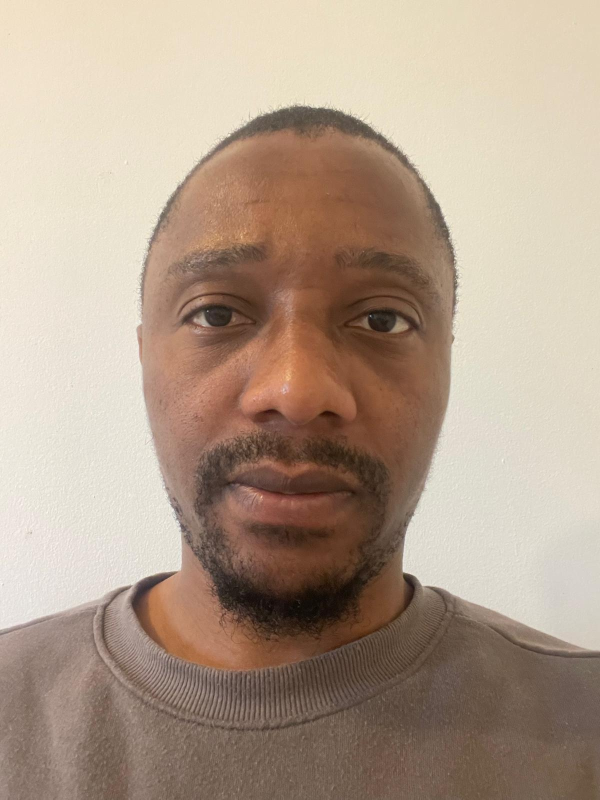
#> input picture known_faces/admin.jpeg, 1200 x 1599 px (shown at 1/2 size)
$ python -i motion_detector.py   (imports and definitions only)
#> lines starting #> are read from the running program, lines starting #| are printed output that depends on the picture; after the words box and inside, x2 and y2 are one past the last pixel; in counts of white or black regions, pixels touching at a corner belong together
#> further down, picture is the input picture: shape (1599, 1200, 3); mean B, G, R 140.1, 157.7, 177.6
import cv2

class MotionDetector:
    def __init__(self, min_area=2000):
        self.min_area = min_area
        self.back_sub = cv2.createBackgroundSubtractorMOG2(
            history=500,
            varThreshold=50,
            detectShadows=False
        )

    def detect(self, frame):
        fg_mask = self.back_sub.apply(frame)
#> fg_mask: shape (1599, 1200); every value is 255

        # Nettoyage du bruit
        fg_mask = cv2.GaussianBlur(fg_mask, (5, 5), 0)
        _, thresh = cv2.threshold(fg_mask, 200, 255, cv2.THRESH_BINARY)

        contours, _ = cv2.findContours(
            thresh,
            cv2.RETR_EXTERNAL,
            cv2.CHAIN_APPROX_SIMPLE
        )
#> contours = [[[0, 0], [0, 1598], [1199, 1598], [1199, 0]]]

        motion_detected = False

        for contour in contours:
            if cv2.contourArea(contour) < self.min_area:
                continue

            motion_detected = True
            x, y, w, h = cv2.boundingRect(contour)
            cv2.rectangle(frame, (x, y), (x + w, y + h), (0, 255, 0), 2)
#> this loop made 1 pass
#> (contour, motion_detected, x, y, w, h) on pass 1: ([[0, 0], [0, 1598], [1199, 1598], [1199, 0]], True, 0, 0, 1200, 1599)
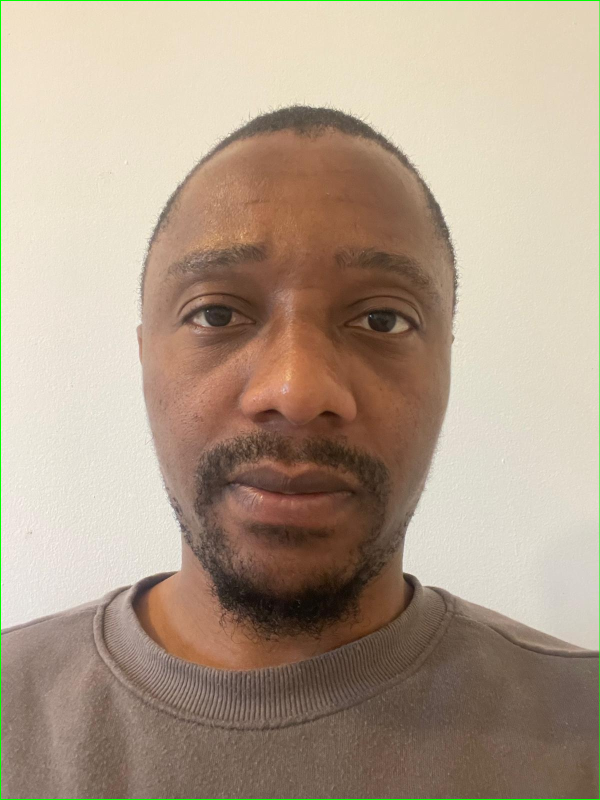
#> frame: shape (1599, 1200, 3) (shown at 1/2 size); 0.44% of pixels changed, all inside (x1, y1, x2, y2) = (0, 0, 1200, 1599)

        return frame, motion_detected

>>> import cv2
>>> picture = cv2.imread('../../known_faces/admin.jpeg')
>>> result = MotionDetector().detect(picture)

$ run again, on known_faces/content.jpeg
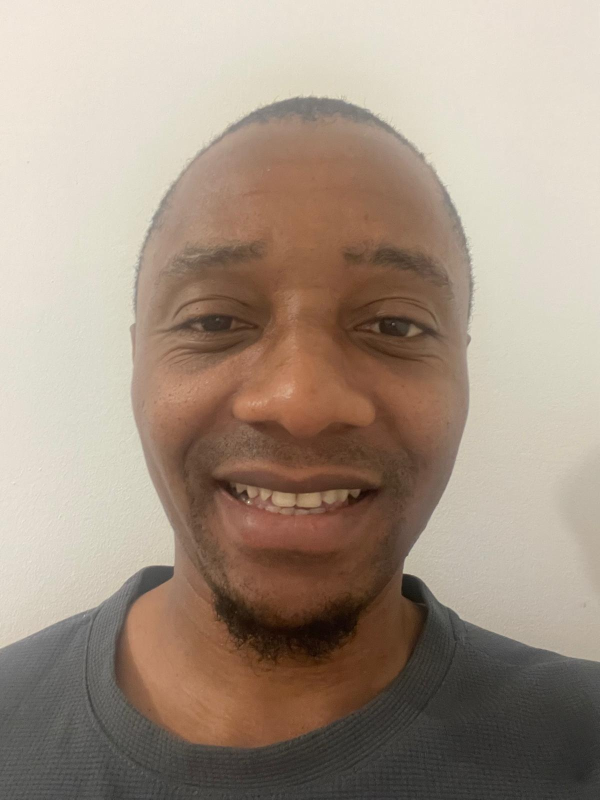
#> input picture known_faces/content.jpeg, 1200 x 1599 px (shown at 1/2 size)
#> picture is the input picture: shape (1599, 1200, 3); mean B, G, R 131.9, 147, 163.9
#> fg_mask: shape (1599, 1200); every value is 255
#> contours = [[[0, 0], [0, 1598], [1199, 1598], [1199, 0]]]
#> the loop in detect, `for contour in contours:` made 1 pass
#> (contour, motion_detected, x, y, w, h) on pass 1: ([[0, 0], [0, 1598], [1199, 1598], [1199, 0]], True, 0, 0, 1200, 1599)
#> after the loop in detect, `for contour in contours:`:
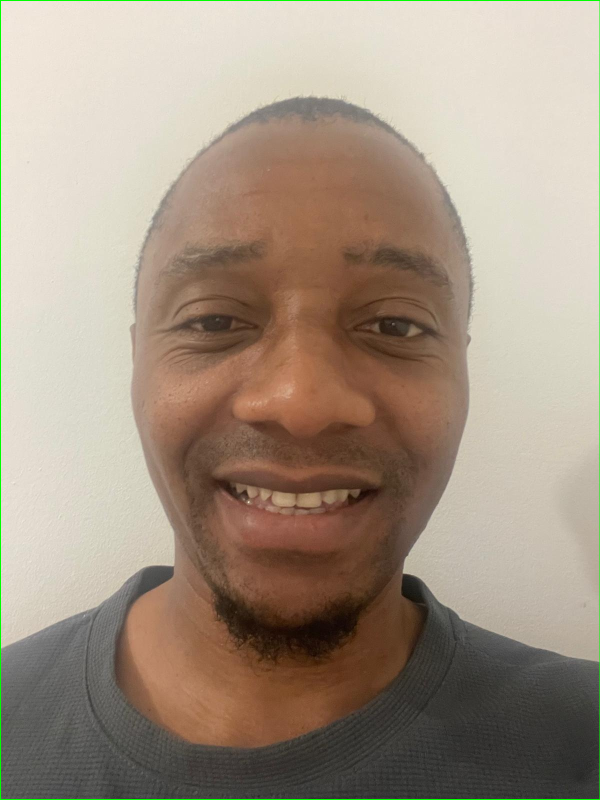
#> frame: shape (1599, 1200, 3) (shown at 1/2 size); 0.44% of pixels changed, all inside (x1, y1, x2, y2) = (0, 0, 1200, 1599)

$ run again, on known_faces/face à droite.jpeg
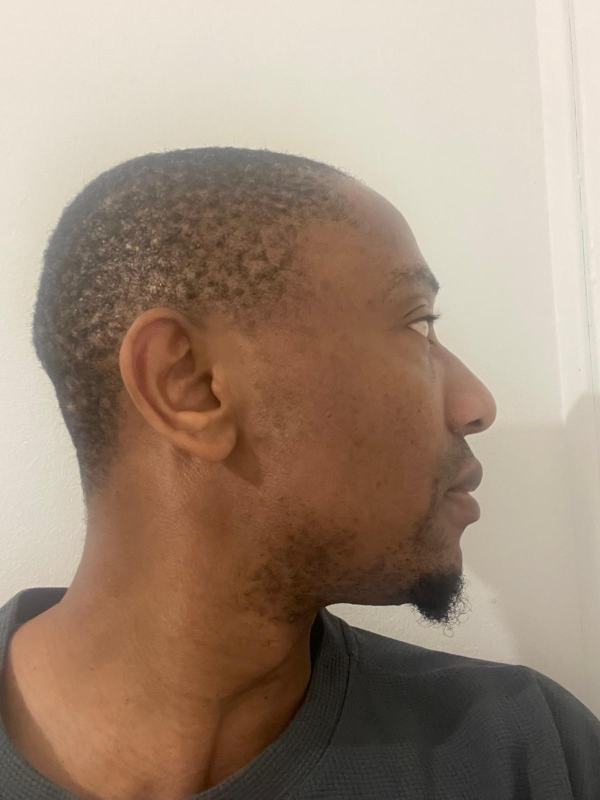
#> input picture known_faces/face à droite.jpeg, 1200 x 1599 px (shown at 1/2 size)
#> picture is the input picture: shape (1599, 1200, 3); mean B, G, R 120.3, 137.8, 158.6
#> fg_mask: shape (1599, 1200); every value is 255
#> contours = [[[0, 0], [0, 1598], [1199, 1598], [1199, 0]]]
#> the loop in detect, `for contour in contours:` made 1 pass
#> (contour, motion_detected, x, y, w, h) on pass 1: ([[0, 0], [0, 1598], [1199, 1598], [1199, 0]], True, 0, 0, 1200, 1599)
#> after the loop in detect, `for contour in contours:`:
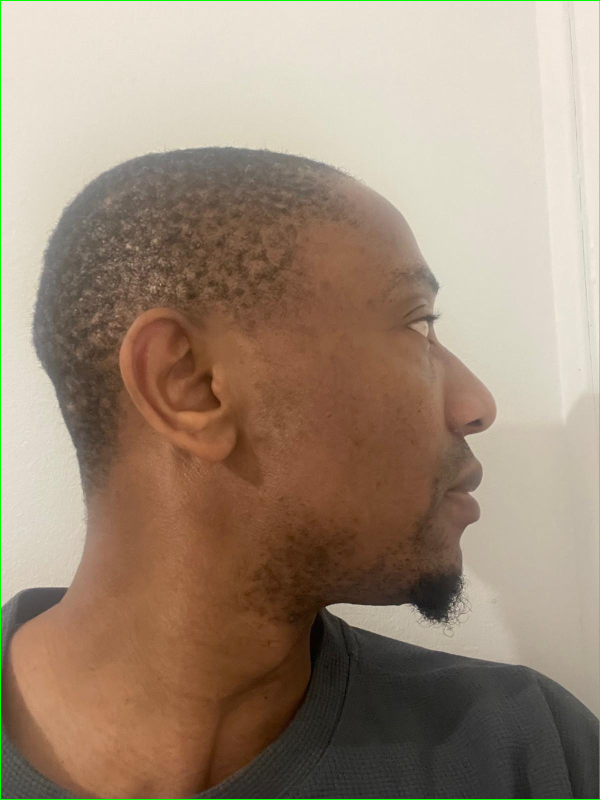
#> frame: shape (1599, 1200, 3) (shown at 1/2 size); 0.44% of pixels changed, all inside (x1, y1, x2, y2) = (0, 0, 1200, 1599)

$ run again, on known_faces/face à gauche.jpeg
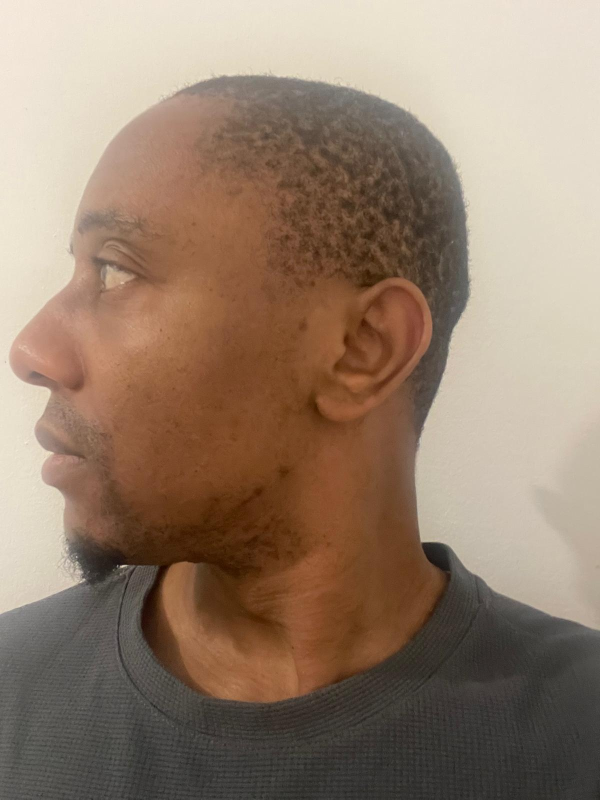
#> input picture known_faces/face à gauche.jpeg, 1200 x 1599 px (shown at 1/2 size)
#> picture is the input picture: shape (1599, 1200, 3); mean B, G, R 108.8, 127.2, 148.8
#> fg_mask: shape (1599, 1200); every value is 255
#> contours = [[[0, 0], [0, 1598], [1199, 1598], [1199, 0]]]
#> the loop in detect, `for contour in contours:` made 1 pass
#> (contour, motion_detected, x, y, w, h) on pass 1: ([[0, 0], [0, 1598], [1199, 1598], [1199, 0]], True, 0, 0, 1200, 1599)
#> after the loop in detect, `for contour in contours:`:
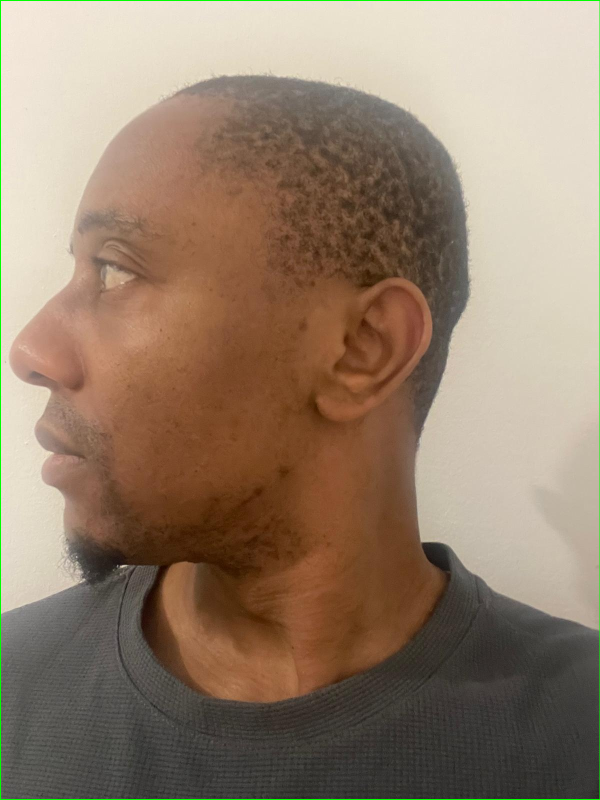
#> frame: shape (1599, 1200, 3) (shown at 1/2 size); 0.44% of pixels changed, all inside (x1, y1, x2, y2) = (0, 0, 1200, 1599)
